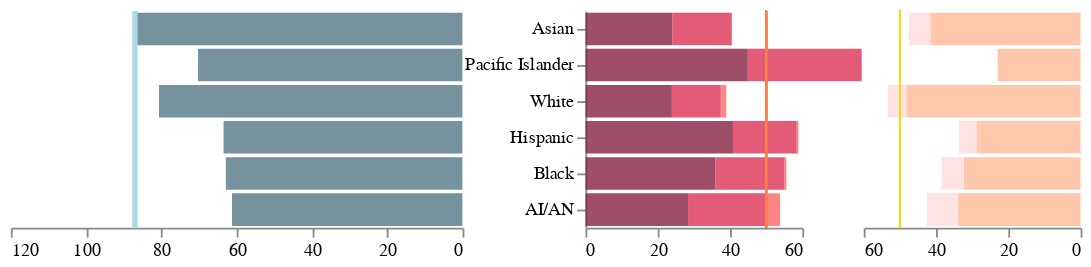

The notebook cell this image was saved under:
### Markdown cell above
## race bars

### Code cell
base3 = alt.Chart(race_df).properties(
    width=250, 
)

race_sort = ["Asian", "Pacific Islander", "White", "Hispanic", "Black", "AI/AN"]

left_bar3 = base3.transform_filter(
    alt.datum.type=="access"
).encode(
    x=alt.X("value:Q",
            title=None,
            scale=alt.Scale(domain=[0,100]),
            sort=alt.SortOrder("descending")),
    y=alt.Y("race:N", 
            title=None, 
            axis=None,
            sort=race_sort),
    opacity=OpacityCondition3,
    color=alt.value("#578"),
    tooltip=tooltip_left,
).mark_bar()

left_backbar3 = base3.transform_filter(
    alt.datum.type=="access"
).encode(
    x=alt.X("max_value:Q",
            title=None,
            scale=alt.Scale(domain=[0,120]),
            sort=alt.SortOrder("descending")),
    y=alt.Y("race:N", 
            title=None, 
            axis=None,
            sort=race_sort),
    opacity=OpacityCondition6,
    color=alt.value("#eff"),
    tooltip=tooltip_left,
).mark_bar().properties(
).transform_joinaggregate(
    max_value="max(value):Q",
    groupby=["year"]
)

left_line3 = base3.encode(
    x=alt.X("max(value):Q",
            title=None,
            scale=alt.Scale(domain=[0,120]),
            sort=alt.SortOrder("descending"))
).mark_rule(color="lightblue", size=3).transform_filter(
    alt.datum.type=="access"
)

left_text3 = left_bar3.mark_text(dx=-20).encode(
    text= alt.Text("diff:N", format=".0%"),
    opacity=OpacityCondition6,
).transform_joinaggregate(
    max_value="max(value):Q",
    groupby=["year"]
).transform_calculate(
    diff=(alt.datum.max_value - alt.datum.value)/100,
)


left_bar3 = (left_backbar3 + left_bar3 + left_text3).add_selection(
    select_bar3
).resolve_scale(
    y="shared"
).interactive()


left3 = (left_bar3 + left_line3).add_selection(
    select_year
).transform_filter(
    select_year
).add_selection(
    select_bar3
)



middle3 = base3.encode(
    y=alt.Y("race:N", 
            sort=alt.EncodingSortField(field="order", order='ascending'),
            axis=None),
    text=alt.Text("race:N")
).mark_text().properties(width=20)


right_bar3_a = base3.encode(
    x=alt.X("value:Q",
            scale=alt.Scale(domain=[0,60]),
            title=None,
#             axis=None,
           ),
    y=alt.Y("race:N",
            title=None,
#             axis=None,
            sort=alt.EncodingSortField(field="order", order='ascending')),
    color=ColorCondition1,
    order=alt.Order("value", sort="descending"),
    opacity=OpacityCondition3,
    tooltip=tooltip_right,
).transform_filter(
    (alt.datum.type=="reasons") & (alt.datum.reason_type == 1) 
# ).transform_filter(
#     select_reason
).mark_bar().properties(
#     title= "% reasons for not going online at home",
    width=120
).add_selection(
    select_bar3
).add_selection(
    select_reason
)

right_bar3_b = base3.encode(
    x=alt.X("value:Q",
            scale=alt.Scale(domain=[0,60]),
            title=None,
#             axis=None,
            sort=alt.SortOrder("descending")
           ),
    y=alt.Y("race:N",
            title=None,
            axis=None,
            sort=alt.EncodingSortField(field="order", order='ascending')),
    color=ColorCondition2,
    order=alt.Order("value", sort="descending"),
    opacity=OpacityCondition3,
    tooltip=tooltip_right,
).transform_filter(
    (alt.datum.type=="reasons") & (alt.datum.reason_type == 0)
# ).transform_filter(
#     select_reason
).mark_bar().properties(
#     title="% reasons for not going online at home",
    width=120
).add_selection(
    select_bar3
).add_selection(
    select_reason
)

right_line3_a = base3.encode(
    x=alt.X("aux:Q",
            title=None,
            scale=alt.Scale(domain=[0,60]))
).mark_rule(color="coral").transform_filter(
    alt.datum.type=="reasons"
)

right_line3_b = base3.encode(
    x=alt.X("aux:Q",
            title=None,
            scale=alt.Scale(domain=[0,60]),
            sort=alt.SortOrder("descending"))
).mark_rule(color="gold").transform_filter(
    alt.datum.type=="reasons"
)

right3_a = (right_bar3_a + right_line3_a).add_selection(
    select_year
).transform_filter(
    select_year
)
    
right3_b = (right_bar3_b + right_line3_b).add_selection(
    select_year
).transform_filter(
    select_year
)
    
alt.concat(
    left3, right3_a, right3_b, spacing=0
).configure_axis(
    grid=False
).configure_view(
    strokeOpacity=0
)

### Figure 1 — Vega-Lite specification as saved in the notebook (floating-point values rounded to 4 significant figures)
{"config": {"view": {"continuousWidth": 400, "continuousHeight": 300, "strokeOpacity": 0}, "axis": {"grid": false}}, "concat": [{"layer": [{"mark": "bar", "encoding": {"color": {"value": "#eff"}, "opacity": {"condition": {"value": 1, "selection": "selector003"}, "value": 0}, "tooltip": [{"type": "quantitative", "field": "value", "title": "% people w/ Internet at home"}], "x": {"type": "quantitative", "field": "max_value", "scale": {"domain": [0, 120]}, "sort": "descending", "title": null}, "y": {"type": "nominal", "axis": null, "field": "race", "sort": ["Asian", "Pacific Islander", "White", "Hispanic", "Black", "AI/AN"], "title": null}}, "selection": {"selector003": {"type": "single", "empty": "none", "on": "mouseover", "fields": ["race"], "clear": "click"}, "selector008": {"type": "interval", "bind": "scales", "encodings": ["x", "y"]}, "select": {"type": "single", "fields": ["year"], "bind": {"input": "radio", "options": ["2010", "2015", "2017"], "name": "year: "}, "init": {"year": "2010"}}}, "transform": [{"filter": "(datum.type === 'access')"}, {"joinaggregate": [{"op": "max", "field": "value", "as": "max_value"}], "groupby": ["year"]}], "width": 250}, {"mark": "bar", "encoding": {"color": {"value": "#578"}, "opacity": {"condition": {"value": 1.0, "selection": "selector003"}, "value": 0.8}, "tooltip": [{"type": "quantitative", "field": "value", "title": "% people w/ Internet at home"}], "x": {"type": "quantitative", "field": "value", "scale": {"domain": [0, 100]}, "sort": "descending", "title": null}, "y": {"type": "nominal", "axis": null, "field": "race", "sort": ["Asian", "Pacific Islander", "White", "Hispanic", "Black", "AI/AN"], "title": null}}, "transform": [{"filter": "(datum.type === 'access')"}], "width": 250}, {"mark": {"type": "text", "dx": -20}, "encoding": {"color": {"value": "#578"}, "opacity": {"condition": {"value": 1, "selection": "selector003"}, "value": 0}, "text": {"type": "nominal", "field": "diff", "format": ".0%"}, "tooltip": [{"type": "quantitative", "field": "value", "title": "% people w/ Internet at home"}], "x": {"type": "quantitative", "field": "value", "scale": {"domain": [0, 100]}, "sort": "descending", "title": null}, "y": {"type": "nominal", "axis": null, "field": "race", "sort": ["Asian", "Pacific Islander", "White", "Hispanic", "Black", "AI/AN"], "title": null}}, "transform": [{"filter": "(datum.type === 'access')"}, {"joinaggregate": [{"op": "max", "field": "value", "as": "max_value"}], "groupby": ["year"]}, {"calculate": "((datum.max_value - datum.value) / 100)", "as": "diff"}], "width": 250}, {"mark": {"type": "rule", "color": "lightblue", "size": 3}, "encoding": {"x": {"type": "quantitative", "aggregate": "max", "field": "value", "scale": {"domain": [0, 120]}, "sort": "descending", "title": null}}, "transform": [{"filter": "(datum.type === 'access')"}], "width": 250}], "resolve": {"scale": {"y": "shared"}}, "transform": [{"filter": {"selection": "select"}}]}, {"layer": [{"mark": "bar", "encoding": {"color": {"condition": {"type": "nominal", "field": "label", "legend": null, "scale": {"domain": ["Don’t need it (not interested)", "Can use it somewhere else", "Privacy or security concerns", "Too expensive", "No computer or computer inadequate", "Not available in area"], "range": ["#fb9", "#fdd", "#eec", "#824", "#d35", "#f66"]}, "sort": {"field": "value", "order": "ascending"}, "title": "reasons", "selection": "selector004"}, "value": "lightgrey"}, "opacity": {"condition": {"value": 1.0, "selection": "selector003"}, "value": 0.8}, "order": {"type": "quantitative", "field": "value", "sort": "descending"}, "tooltip": [{"type": "nominal", "field": "label", "title": "reason"}, {"type": "quantitative", "field": "value", "title": "% people choosing this reason"}], "x": {"type": "quantitative", "field": "value", "scale": {"domain": [0, 60]}, "title": null}, "y": {"type": "nominal", "field": "race", "sort": {"field": "order", "order": "ascending"}, "title": null}}, "selection": {"selector003": {"type": "single", "empty": "none", "on": "mouseover", "fields": ["race"], "clear": "click"}, "selector004": {"type": "single", "fields": ["label"], "bind": "legend"}, "select": {"type": "single", "fields": ["year"], "bind": {"input": "radio", "options": ["2010", "2015", "2017"], "name": "year: "}, "init": {"year": "2010"}}}, "transform": [{"filter": "((datum.type === 'reasons') && (datum.reason_type === 1))"}], "width": 120}, {"mark": {"type": "rule", "color": "coral"}, "encoding": {"x": {"type": "quantitative", "field": "aux", "scale": {"domain": [0, 60]}, "title": null}}, "transform": [{"filter": "(datum.type === 'reasons')"}], "width": 250}], "transform": [{"filter": {"selection": "select"}}]}, {"layer": [{"mark": "bar", "encoding": {"color": {"condition": {"type": "nominal", "field": "label", "scale": {"domain": ["Don’t need it (not interested)", "Can use it somewhere else", "Privacy or security concerns", "Too expensive", "No computer or computer inadequate", "Not available in area"], "range": ["#fb9", "#fdd", "#eec", "#824", "#d35", "#f66"]}, "sort": {"field": "value", "order": "ascending"}, "title": "reasons", "selection": "selector004"}, "value": "lightgrey"}, "opacity": {"condition": {"value": 1.0, "selection": "selector003"}, "value": 0.8}, "order": {"type": "quantitative", "field": "value", "sort": "descending"}, "tooltip": [{"type": "nominal", "field": "label", "title": "reason"}, {"type": "quantitative", "field": "value", "title": "% people choosing this reason"}], "x": {"type": "quantitative", "field": "value", "scale": {"domain": [0, 60]}, "sort": "descending", "title": null}, "y": {"type": "nominal", "axis": null, "field": "race", "sort": {"field": "order", "order": "ascending"}, "title": null}}, "selection": {"selector003": {"type": "single", "empty": "none", "on": "mouseover", "fields": ["race"], "clear": "click"}, "selector004": {"type": "single", "fields": ["label"], "bind": "legend"}, "select": {"type": "single", "fields": ["year"], "bind": {"input": "radio", "options": ["2010", "2015", "2017"], "name": "year: "}, "init": {"year": "2010"}}}, "transform": [{"filter": "((datum.type === 'reasons') && (datum.reason_type === 0))"}], "width": 120}, {"mark": {"type": "rule", "color": "gold"}, "encoding": {"x": {"type": "quantitative", "field": "aux", "scale": {"domain": [0, 60]}, "sort": "descending", "title": null}}, "transform": [{"filter": "(datum.type === 'reasons')"}], "width": 250}], "transform": [{"filter": {"selection": "select"}}]}], "data": {"name": "data-05b31332e377ab0c10723a8445308b3a"}, "spacing": 0, "$schema": "https://vega.github.io/schema/vega-lite/v4.0.2.json", "datasets": {"data-05b31332e377ab0c10723a8445308b3a": [{"race": "White", "variable": "2010_no_access", "value": 80.64, "year": "2010", "label": "with access at home", "type": "access", "reason_type": "", "order": 3, "aux": 50}, {"race": "Black", "variable": "2010_no_access", "value": 62.89, "year": "2010", "label": "with access at home", "type": "access", "reason_type": "", "order": 5, "aux": 50}, {"race": "Hispanic", "variable": "2010_no_access", "value": 63.49, "year": "2010", "label": "with access at home", "type": "access", "reason_type": "", "order": 4, "aux": 50}, {"race": "Asian", "variable": "2010_no_access", "value": 87.04, "year": "2010", "label": "with access at home", "type": "access", "reason_type": "", "order": 1, "aux": 50}, {"race": "Pacific Islander", "variable": "2010_no_access", "value": 70.27, "year": "2010", "label": "with access at home", "type": "access", "reason_type": "", "order": 2, "aux": 50}, {"race": "AI/AN", "variable": "2010_no_access", "value": 61.25, "year": "2010", "label": "with access at home", "type": "access", "reason_type": "", "order": 6, "aux": 50}, {"race": "White", "variable": "2015_no_access", "value": 80.75, "year": "2015", "label": "with access at home", "type": "access", "reason_type": "", "order": 3, "aux": 50}, {"race": "Black", "variable": "2015_no_access", "value": 67.41, "year": "2015", "label": "with access at home", "type": "access", "reason_type": "", "order": 5, "aux": 50}, {"race": "Hispanic", "variable": "2015_no_access", "value": 70.13, "year": "2015", "label": "with access at home", "type": "access", "reason_type": "", "order": 4, "aux": 50}, {"race": "Asian", "variable": "2015_no_access", "value": 84.25, "year": "2015", "label": "with access at home", "type": "access", "reason_type": "", "order": 1, "aux": 50}, {"race": "Pacific Islander", "variable": "2015_no_access", "value": 76.42, "year": "2015", "label": "with access at home", "type": "access", "reason_type": "", "order": 2, "aux": 50}, {"race": "AI/AN", "variable": "2015_no_access", "value": 67.94, "year": "2015", "label": "with access at home", "type": "access", "reason_type": "", "order": 6, "aux": 50}, {"race": "White", "variable": "2017_no_access", "value": 83.51, "year": "2017", "label": "with access at home", "type": "access", "reason_type": "", "order": 3, "aux": 50}, {"race": "Black", "variable": "2017_no_access", "value": 75.97, "year": "2017", "label": "with access at home", "type": "access", "reason_type": "", "order": 5, "aux": 50}, {"race": "Hispanic", "variable": "2017_no_access", "value": 78.55, "year": "2017", "label": "with access at home", "type": "access", "reason_type": "", "order": 4, "aux": 50}, {"race": "Asian", "variable": "2017_no_access", "value": 85.53, "year": "2017", "label": "with access at home", "type": "access", "reason_type": "", "order": 1, "aux": 50}, {"race": "Pacific Islander", "variable": "2017_no_access", "value": 84.55, "year": "2017", "label": "with access at home", "type": "access", "reason_type": "", "order": 2, "aux": 50}, {"race": "AI/AN", "variable": "2017_no_access", "value": 64.18, "year": "2017", "label": "with access at home", "type": "access", "reason_type": "", "order": 6, "aux": 50}, {"race": "White", "variable": "2010_1", "value": 48.22, "year": "2010", "label": "Don’t need it (not interested)", "type": "reasons", "reason_type": 0, "order": 3, "aux": 50}, {"race": "Black", "variable": "2010_1", "value": 32.32, "year": "2010", "label": "Don’t need it (not interested)", "type": "reasons", "reason_type": 0, "order": 5, "aux": 50}, {"race": "Hispanic", "variable": "2010_1", "value": 28.78, "year": "2010", "label": "Don’t need it (not interested)", "type": "reasons", "reason_type": 0, "order": 4, "aux": 50}, {"race": "Asian", "variable": "2010_1", "value": 41.58, "year": "2010", "label": "Don’t need it (not interested)", "type": "reasons", "reason_type": 0, "order": 1, "aux": 50}, {"race": "Pacific Islander", "variable": "2010_1", "value": 22.97, "year": "2010", "label": "Don’t need it (not interested)", "type": "reasons", "reason_type": 0, "order": 2, "aux": 50}, {"race": "AI/AN", "variable": "2010_1", "value": 34.0, "year": "2010", "label": "Don’t need it (not interested)", "type": "reasons", "reason_type": 0, "order": 6, "aux": 50}, {"race": "White", "variable": "2010_2", "value": 23.91, "year": "2010", "label": "Too expensive", "type": "reasons", "reason_type": 1, "order": 3, "aux": 50}, {"race": "Black", "variable": "2010_2", "value": 35.95, "year": "2010", "label": "Too expensive", "type": "reasons", "reason_type": 1, "order": 5, "aux": 50}, {"race": "Hispanic", "variable": "2010_2", "value": 40.81, "year": "2010", "label": "Too expensive", "type": "reasons", "reason_type": 1, "order": 4, "aux": 50}, {"race": "Asian", "variable": "2010_2", "value": 24.06, "year": "2010", "label": "Too expensive", "type": "reasons", "reason_type": 1, "order": 1, "aux": 50}, {"race": "Pacific Islander", "variable": "2010_2", "value": 44.93, "year": "2010", "label": "Too expensive", "type": "reasons", "reason_type": 1, "order": 2, "aux": 50}, {"race": "AI/AN", "variable": "2010_2", "value": 28.38, "year": "2010", "label": "Too expensive", "type": "reasons", "reason_type": 1, "order": 6, "aux": 50}, {"race": "White", "variable": "2010_3", "value": 5.15, "year": "2010", "label": "Can use it somewhere else", "type": "reasons", "reason_type": 0, "order": 3, "aux": 50}, {"race": "Black", "variable": "2010_3", "value": 6.13, "year": "2010", "label": "Can use it somewhere else", "type": "reasons", "reason_type": 0, "order": 5, "aux": 50}, {"race": "Hispanic", "variable": "2010_3", "value": 4.9, "year": "2010", "label": "Can use it somewhere else", "type": "reasons", "reason_type": 0, "order": 4, "aux": 50}, {"race": "Asian", "variable": "2010_3", "value": 5.88, "year": "2010", "label": "Can use it somewhere else", "type": "reasons", "reason_type": 0, "order": 1, "aux": 50}, {"race": "Pacific Islander", "variable": "2010_3", "value": 0.0, "year": "2010", "label": "Can use it somewhere else", "type": "reasons", "reason_type": 0, "order": 2, "aux": 50}, {"race": "AI/AN", "variable": "2010_3", "value": 8.54, "year": "2010", "label": "Can use it somewhere else", "type": "reasons", "reason_type": 0, "order": 6, "aux": 50}, {"race": "White", "variable": "2010_4", "value": 1.51, "year": "2010", "label": "Not available in area", "type": "reasons", "reason_type": 1, "order": 3, "aux": 50}, {"race": "Black", "variable": "2010_4", "value": 0.63, "year": "2010", "label": "Not available in area", "type": "reasons", "reason_type": 1, "order": 5, "aux": 50}, {"race": "Hispanic", "variable": "2010_4", "value": 0.48, "year": "2010", "label": "Not available in area", "type": "reasons", "reason_type": 1, "order": 4, "aux": 50}, {"race": "Asian", "variable": "2010_4", "value": 0.0, "year": "2010", "label": "Not available in area", "type": "reasons", "reason_type": 1, "order": 1, "aux": 50}, {"race": "Pacific Islander", "variable": "2010_4", "value": 0.0, "year": "2010", "label": "Not available in area", "type": "reasons", "reason_type": 1, "order": 2, "aux": 50}, {"race": "AI/AN", "variable": "2010_4", "value": 3.48, "year": "2010", "label": "Not available in area", "type": "reasons", "reason_type": 1, "order": 6, "aux": 50}, {"race": "White", "variable": "2010_5", "value": 13.52, "year": "2010", "label": "No computer or computer inadequate", "type": "reasons", "reason_type": 1, "order": 3, "aux": 50}, {"race": "Black", "variable": "2010_5", "value": 19.0, "year": "2010", "label": "No computer or computer inadequate", "type": "reasons", "reason_type": 1, "order": 5, "aux": 50}, {"race": "Hispanic", "variable": "2010_5", "value": 17.62, "year": "2010", "label": "No computer or computer inadequate", "type": "reasons", "reason_type": 1, "order": 4, "aux": 50}, {"race": "Asian", "variable": "2010_5", "value": 16.43, "year": "2010", "label": "No computer or computer inadequate", "type": "reasons", "reason_type": 1, "order": 1, "aux": 50}, {"race": "Pacific Islander", "variable": "2010_5", "value": 31.5, "year": "2010", "label": "No computer or computer inadequate", "type": "reasons", "reason_type": 1, "order": 2, "aux": 50}, {"race": "AI/AN", "variable": "2010_5", "value": 21.96, "year": "2010", "label": "No computer or computer inadequate", "type": "reasons", "reason_type": 1, "order": 6, "aux": 50}, {"race": "White", "variable": "2015_1", "value": 57.32, "year": "2015", "label": "Don’t need it (not interested)", "type": "reasons", "reason_type": 0, "order": 3, "aux": 50}, {"race": "Black", "variable": "2015_1", "value": 44.85, "year": "2015", "label": "Don’t need it (not interested)", "type": "reasons", "reason_type": 0, "order": 5, "aux": 50}, {"race": "Hispanic", "variable": "2015_1", "value": 43.68, "year": "2015", "label": "Don’t need it (not interested)", "type": "reasons", "reason_type": 0, "order": 4, "aux": 50}, {"race": "Asian", "variable": "2015_1", "value": 53.34, "year": "2015", "label": "Don’t need it (not interested)", "type": "reasons", "reason_type": 0, "order": 1, "aux": 50}, {"race": "Pacific Islander", "variable": "2015_1", "value": 35.72, "year": "2015", "label": "Don’t need it (not interested)", "type": "reasons", "reason_type": 0, "order": 2, "aux": 50}, {"race": "AI/AN", "variable": "2015_1", "value": 36.61, "year": "2015", "label": "Don’t need it (not interested)", "type": "reasons", "reason_type": 0, "order": 6, "aux": 50}, {"race": "White", "variable": "2015_2", "value": 19.5, "year": "2015", "label": "Too expensive", "type": "reasons", "reason_type": 1, "order": 3, "aux": 50}, {"race": "Black", "variable": "2015_2", "value": 34.76, "year": "2015", "label": "Too expensive", "type": "reasons", "reason_type": 1, "order": 5, "aux": 50}, {"race": "Hispanic", "variable": "2015_2", "value": 37.1, "year": "2015", "label": "Too expensive", "type": "reasons", "reason_type": 1, "order": 4, "aux": 50}, {"race": "Asian", "variable": "2015_2", "value": 20.81, "year": "2015", "label": "Too expensive", "type": "reasons", "reason_type": 1, "order": 1, "aux": 50}, {"race": "Pacific Islander", "variable": "2015_2", "value": 37.66, "year": "2015", "label": "Too expensive", "type": "reasons", "reason_type": 1, "order": 2, "aux": 50}, {"race": "AI/AN", "variable": "2015_2", "value": 37.13, "year": "2015", "label": "Too expensive", "type": "reasons", "reason_type": 1, "order": 6, "aux": 50}, {"race": "White", "variable": "2015_3", "value": 2.27, "year": "2015", "label": "Can use it somewhere else", "type": "reasons", "reason_type": 0, "order": 3, "aux": 50}, {"race": "Black", "variable": "2015_3", "value": 2.41, "year": "2015", "label": "Can use it somewhere else", "type": "reasons", "reason_type": 0, "order": 5, "aux": 50}, {"race": "Hispanic", "variable": "2015_3", "value": 1.68, "year": "2015", "label": "Can use it somewhere else", "type": "reasons", "reason_type": 0, "order": 4, "aux": 50}, {"race": "Asian", "variable": "2015_3", "value": 2.76, "year": "2015", "label": "Can use it somewhere else", "type": "reasons", "reason_type": 0, "order": 1, "aux": 50}, {"race": "Pacific Islander", "variable": "2015_3", "value": 0.0, "year": "2015", "label": "Can use it somewhere else", "type": "reasons", "reason_type": 0, "order": 2, "aux": 50}, {"race": "AI/AN", "variable": "2015_3", "value": 6.06, "year": "2015", "label": "Can use it somewhere else", "type": "reasons", "reason_type": 0, "order": 6, "aux": 50}, {"race": "White", "variable": "2015_4", "value": 3.73, "year": "2015", "label": "Not available in area", "type": "reasons", "reason_type": 1, "order": 3, "aux": 50}, {"race": "Black", "variable": "2015_4", "value": 1.98, "year": "2015", "label": "Not available in area", "type": "reasons", "reason_type": 1, "order": 5, "aux": 50}, {"race": "Hispanic", "variable": "2015_4", "value": 1.98, "year": "2015", "label": "Not available in area", "type": "reasons", "reason_type": 1, "order": 4, "aux": 50}, {"race": "Asian", "variable": "2015_4", "value": 2.98, "year": "2015", "label": "Not available in area", "type": "reasons", "reason_type": 1, "order": 1, "aux": 50}, {"race": "Pacific Islander", "variable": "2015_4", "value": 0.0, "year": "2015", "label": "Not available in area", "type": "reasons", "reason_type": 1, "order": 2, "aux": 50}, {"race": "AI/AN", "variable": "2015_4", "value": 6.72, "year": "2015", "label": "Not available in area", "type": "reasons", "reason_type": 1, "order": 6, "aux": 50}, {"race": "White", "variable": "2015_5", "value": 6.54, "year": "2015", "label": "No computer or computer inadequate", "type": "reasons", "reason_type": 1, "order": 3, "aux": 50}, {"race": "Black", "variable": "2015_5", "value": 8.75, "year": "2015", "label": "No computer or computer inadequate", "type": "reasons", "reason_type": 1, "order": 5, "aux": 50}, {"race": "Hispanic", "variable": "2015_5", "value": 8.92, "year": "2015", "label": "No computer or computer inadequate", "type": "reasons", "reason_type": 1, "order": 4, "aux": 50}, {"race": "Asian", "variable": "2015_5", "value": 8.51, "year": "2015", "label": "No computer or computer inadequate", "type": "reasons", "reason_type": 1, "order": 1, "aux": 50}, {"race": "Pacific Islander", "variable": "2015_5", "value": 11.39, "year": "2015", "label": "No computer or computer inadequate", "type": "reasons", "reason_type": 1, "order": 2, "aux": 50}, {"race": "AI/AN", "variable": "2015_5", "value": 6.81, "year": "2015", "label": "No computer or computer inadequate", "type": "reasons", "reason_type": 1, "order": 6, "aux": 50}, {"race": "White", "variable": "2015_6", "value": 1.91, "year": "2015", "label": "Privacy or security concerns", "type": "reasons", "reason_type": 0, "order": 3, "aux": 50}, {"race": "Black", "variable": "2015_6", "value": 1.4, "year": "2015", "label": "Privacy or security concerns", "type": "reasons", "reason_type": 0, "order": 5, "aux": 50}, {"race": "Hispanic", "variable": "2015_6", "value": 0.41, "year": "2015", "label": "Privacy or security concerns", "type": "reasons", "reason_type": 0, "order": 4, "aux": 50}, {"race": "Asian", "variable": "2015_6", "value": 0.0, "year": "2015", "label": "Privacy or security concerns", "type": "reasons", "reason_type": 0, "order": 1, "aux": 50}, {"race": "Pacific Islander", "variable": "2015_6", "value": 0.0, "year": "2015", "label": "Privacy or security concerns", "type": "reasons", "reason_type": 0, "order": 2, "aux": 50}, {"race": "AI/AN", "variable": "2015_6", "value": 0.0, "year": "2015", "label": "Privacy or security concerns", "type": "reasons", "reason_type": 0, "order": 6, "aux": 50}, {"race": "White", "variable": "2017_1", "value": 58.28, "year": "2017", "label": "Don’t need it (not interested)", "type": "reasons", "reason_type": 0, "order": 3, "aux": 50}, {"race": "Black", "variable": "2017_1", "value": 50.19, "year": "2017", "label": "Don’t need it (not interested)", "type": "reasons", "reason_type": 0, "order": 5, "aux": 50}, {"race": "Hispanic", "variable": "2017_1", "value": 51.88, "year": "2017", "label": "Don’t need it (not interested)", "type": "reasons", "reason_type": 0, "order": 4, "aux": 50}, {"race": "Asian", "variable": "2017_1", "value": 50.42, "year": "2017", "label": "Don’t need it (not interested)", "type": "reasons", "reason_type": 0, "order": 1, "aux": 50}, {"race": "Pacific Islander", "variable": "2017_1", "value": 45.13, "year": "2017", "label": "Don’t need it (not interested)", "type": "reasons", "reason_type": 0, "order": 2, "aux": 50}, {"race": "AI/AN", "variable": "2017_1", "value": 41.79, "year": "2017", "label": "Don’t need it (not interested)", "type": "reasons", "reason_type": 0, "order": 6, "aux": 50}, {"race": "White", "variable": "2017_2", "value": 18.25, "year": "2017", "label": "Too expensive", "type": "reasons", "reason_type": 1, "order": 3, "aux": 50}, {"race": "Black", "variable": "2017_2", "value": 28.91, "year": "2017", "label": "Too expensive", "type": "reasons", "reason_type": 1, "order": 5, "aux": 50}, {"race": "Hispanic", "variable": "2017_2", "value": 34.11, "year": "2017", "label": "Too expensive", "type": "reasons", "reason_type": 1, "order": 4, "aux": 50}, {"race": "Asian", "variable": "2017_2", "value": 24.81, "year": "2017", "label": "Too expensive", "type": "reasons", "reason_type": 1, "order": 1, "aux": 50}, {"race": "Pacific Islander", "variable": "2017_2", "value": 36.08, "year": "2017", "label": "Too expensive", "type": "reasons", "reason_type": 1, "order": 2, "aux": 50}, {"race": "AI/AN", "variable": "2017_2", "value": 24.59, "year": "2017", "label": "Too expensive", "type": "reasons", "reason_type": 1, "order": 6, "aux": 50}, {"race": "White", "variable": "2017_3", "value": 2.63, "year": "2017", "label": "Can use it somewhere else", "type": "reasons", "reason_type": 0, "order": 3, "aux": 50}, {"race": "Black", "variable": "2017_3", "value": 3.47, "year": "2017", "label": "Can use it somewhere else", "type": "reasons", "reason_type": 0, "order": 5, "aux": 50}, {"race": "Hispanic", "variable": "2017_3", "value": 1.3, "year": "2017", "label": "Can use it somewhere else", "type": "reasons", "reason_type": 0, "order": 4, "aux": 50}, {"race": "Asian", "variable": "2017_3", "value": 1.94, "year": "2017", "label": "Can use it somewhere else", "type": "reasons", "reason_type": 0, "order": 1, "aux": 50}, {"race": "Pacific Islander", "variable": "2017_3", "value": 0.0, "year": "2017", "label": "Can use it somewhere else", "type": "reasons", "reason_type": 0, "order": 2, "aux": 50}, {"race": "AI/AN", "variable": "2017_3", "value": 2.9, "year": "2017", "label": "Can use it somewhere else", "type": "reasons", "reason_type": 0, "order": 6, "aux": 50}, {"race": "White", "variable": "2017_4", "value": 3.12, "year": "2017", "label": "Not available in area", "type": "reasons", "reason_type": 1, "order": 3, "aux": 50}, {"race": "Black", "variable": "2017_4", "value": 3.03, "year": "2017", "label": "Not available in area", "type": "reasons", "reason_type": 1, "order": 5, "aux": 50}, {"race": "Hispanic", "variable": "2017_4", "value": 0.98, "year": "2017", "label": "Not available in area", "type": "reasons", "reason_type": 1, "order": 4, "aux": 50}, {"race": "Asian", "variable": "2017_4", "value": 0.81, "year": "2017", "label": "Not available in area", "type": "reasons", "reason_type": 1, "order": 1, "aux": 50}, {"race": "Pacific Islander", "variable": "2017_4", "value": 0.0, "year": "2017", "label": "Not available in area", "type": "reasons", "reason_type": 1, "order": 2, "aux": 50}, {"race": "AI/AN", "variable": "2017_4", "value": 18.36, "year": "2017", "label": "Not available in area", "type": "reasons", "reason_type": 1, "order": 6, "aux": 50}, {"race": "White", "variable": "2017_5", "value": 4.68, "year": "2017", "label": "No computer or computer inadequate", "type": "reasons", "reason_type": 1, "order": 3, "aux": 50}, {"race": "Black", "variable": "2017_5", "value": 3.83, "year": "2017", "label": "No computer or computer inadequate", "type": "reasons", "reason_type": 1, "order": 5, "aux": 50}, {"race": "Hispanic", "variable": "2017_5", "value": 3.61, "year": "2017", "label": "No computer or computer inadequate", "type": "reasons", "reason_type": 1, "order": 4, "aux": 50}, {"race": "Asian", "variable": "2017_5", "value": 5.72, "year": "2017", "label": "No computer or computer inadequate", "type": "reasons", "reason_type": 1, "order": 1, "aux": 50}, {"race": "Pacific Islander", "variable": "2017_5", "value": 0.0, "year": "2017", "label": "No computer or computer inadequate", "type": "reasons", "reason_type": 1, "order": 2, "aux": 50}, {"race": "AI/AN", "variable": "2017_5", "value": 0.0, "year": "2017", "label": "No computer or computer inadequate", "type": "reasons", "reason_type": 1, "order": 6, "aux": 50}, {"race": "White", "variable": "2017_6", "value": 2.15, "year": "2017", "label": "Privacy or security concerns", "type": "reasons", "reason_type": 0, "order": 3, "aux": 50}, {"race": "Black", "variable": "2017_6", "value": 0.53, "year": "2017", "label": "Privacy or security concerns", "type": "reasons", "reason_type": 0, "order": 5, "aux": 50}, {"race": "Hispanic", "variable": "2017_6", "value": 1.39, "year": "2017", "label": "Privacy or security concerns", "type": "reasons", "reason_type": 0, "order": 4, "aux": 50}, {"race": "Asian", "variable": "2017_6", "value": 2.22, "year": "2017", "label": "Privacy or security concerns", "type": "reasons", "reason_type": 0, "order": 1, "aux": 50}, {"race": "Pacific Islander", "variable": "2017_6", "value": 0.0, "year": "2017", "label": "Privacy or security concerns", "type": "reasons", "reason_type": 0, "order": 2, "aux": 50}, {"race": "AI/AN", "variable": "2017_6", "value": 0.0, "year": "2017", "label": "Privacy or security concerns", "type": "reasons", "reason_type": 0, "order": 6, "aux": 50}]}}
